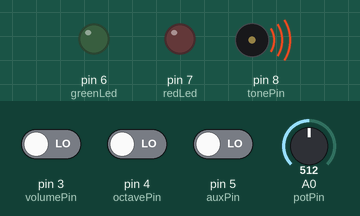
A sketch run on a simulated Arduino Uno, built with avr-gcc and run on an emulated ATmega328P. Shown: output pins drawn as LEDs (lit = HIGH), buzzer (waves = sounding). The inputs (shaded band) are chosen by the test bench; at power-on: A0 (potPin) = 512, pin 3 (volumePin) LOW, pin 4 (octavePin) LOW, pin 5 (auxPin) LOW.

Above: at 1.2 s.
1.3 s: A0 (potPin) set to 791
2.8 s: A0 (potPin) set to 807
At 3.9 s:
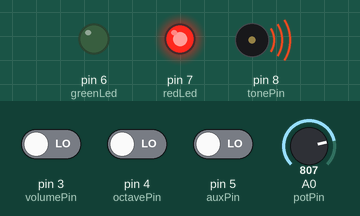
4.3 s: pin 3 (volumePin) driven HIGH
At 5.6 s:
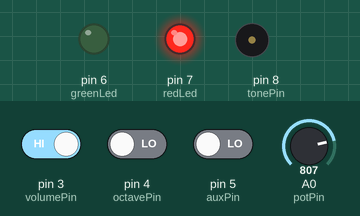
Timing chart, 0 to 7.3 s (numbered marks = the images above; inputs shaded):
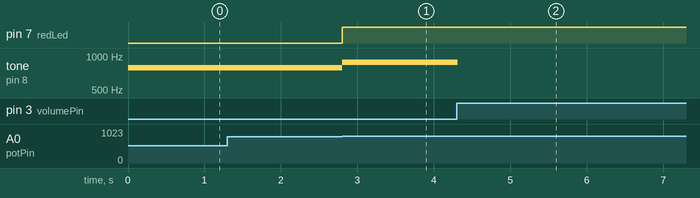

The sketch:

sketch.ino
```cpp
#include <cmath>

const int tonePin    = 8,    // Output pin, piezo
          potPin     = A0,   // Input pin, potentiometer
          volumePin  = 3,    // Input pin, switch
          octavePin  = 4,    // Input pin, switch
          auxPin     = 5,    // Input pin, switch
          greenLed   = 6,    // Green LED
          redLed     = 7,    // Red LED
          inputMin   = 0,    // Input minimum for potentiometer
          inputMax   = 1023, // Input maximum for potentiometer
          toneLength = 20,   // The length of the tone
          rootFreq   = 440,  // Root frequency (A2)
          octaves    = 1,    // Number of octaves to allow. Only 1 for now.
          octaveMult = 2;    // Number of octaves to jump
                             // when octave switch is held.
                             // Positive number go up,
                             // negative numbers go down.

// This is the twelfth root of 2, which is the number
// we need to multiply by to get the frequencies.
// The formula is: rootFreq * (halfStepMultiplier^n)
// where n is the number of half-steps from the root pitch.
const float halfStepMultiplier = 1.059463094359;

// Scales
// Each array contains the notes of a scale,
// as number of half-steps from the root of the scale.
// Leave off the octave - we'll handle that in the loops.
const int majorSize          = 7,
          harmonicMinorSize  = 7,
          naturalMinorSize   = 7,
          pentatonicSize     = 5,
          bluesSize          = 6;

const int majorSteps[majorSize]                  = { 0, 2, 4, 5, 7, 9, 11 },
          harmonicMinorSteps[harmonicMinorSize]  = { 0, 2, 3, 5, 7, 8, 11 },
          naturalMinorSteps[naturalMinorSize]    = { 0, 2, 3, 5, 7, 8, 10 },
          pentatonicSteps[pentatonicSize]        = { 0, 2, 4, 7, 9 },
          bluesSteps[bluesSize]                  = { 0, 3, 5, 6, 7, 10 };

int majorFrequencies[majorSize]                  = { },
    harmonicMinorFrequencies[harmonicMinorSize]  = { },
    naturalMinorFrequencies[naturalMinorSize]    = { },
    pentatonicFrequencies[pentatonicSize]        = { },
    bluesFrequencies[bluesSize]                  = { };

int potValue,
    pitch,
    pos,
    highFreq;

boolean toneIsOn = true,
        volumeSwitchWasPressed = false;


///////////////////////////////////////////////////////////


// To change to another scale, change:
// * majorSize
// * majorSteps (in setup)
// * majorFrequencies (in setup)

const int scaleSize = bluesSize; // HERE
int scaleSteps[scaleSize];
int scaleFrequencies[scaleSize];

void setup() {
  memcpy(
    scaleSteps,
    bluesSteps, // HERE
    sizeof(bluesSteps) // HERE
  );

  memcpy(
    scaleFrequencies,
    bluesFrequencies, // HERE
    sizeof(bluesFrequencies) // HERE
  ); // HERE

  for (int octave = 0; octave < octaves; octave++) {
    for (
      int noteLoopIndex = 0;
      noteLoopIndex < scaleSize;
      noteLoopIndex++
    ) {
      pos = scaleSteps[noteLoopIndex];

      if (octave > 0) {
        pos += 12*octave;
      }

      scaleFrequencies[noteLoopIndex] = getFrequency(pos);
    }

    // If this loop is going over the last octave,
    // then we should add the final octave note to
    // the array of frequencies, to get a full
    // octave range.
    if (octave == octaves - 1) {
      highFreq = getFrequency(scaleSteps[0] + 12*octaves);
    }
  }

  pinMode(volumePin, INPUT);
  pinMode(octavePin, INPUT);
  pinMode(auxPin, INPUT);
  pinMode(greenLed, OUTPUT);
  pinMode(redLed, OUTPUT);
}

///////////////////////////////////////////////////////////


void loop() {
  if (isPressed(volumePin)) {
    if (!volumeSwitchWasPressed) {
      // If the switch is currently being pressed, but we
      // haven't already registered that it was pressed,
      // then let the program know that it was pressed
      // and toggle the tone.
      volumeSwitchWasPressed = true;
      toggleTone();
    }
  } else {
    if (volumeSwitchWasPressed) {
      // If the volume switch isn't currently
      // begin pressed and we haven't already registered
      // it, set the switch status to false.
      volumeSwitchWasPressed = false;
    }
  }

  // If the tone isn't on, then we don't want to write
  // anything to the piezo. So, we can just short-circuit
  // here, since there's no point in getting the frequency
  // or checking the other switches or anything.
  if (!toneIsOn) {
    return;
  }

  potValue = analogRead(potPin);
  pitch = map(
    potValue,
    inputMin,
    inputMax,
    rootFreq,
    highFreq);

  pitch = snapFrequency(pitch);
  handleVolumeLeds(pitch);

  // Check and handle the Octave Switch
  // It just makes the tone jump up or down an octave.
  if (isPressed(octavePin)) {
    if (octaveMult < 0) {
      pitch /= -octaveMult; // This doesn't work.
    } else {
      pitch *= octaveMult;
    }
  }

  // Check and handle the Auxiliary Switch
  // What does it do? Nobody knows!
  if (isPressed(auxPin)) {
    pitch += 2;
  }

  tone(tonePin, pitch, toneLength);
  delay(10);
}


///////////////////////////////////////////////////////////

// Get the frequency for the given step from the defined root frequency.
int getFrequency(int steps) {
  return rootFreq * pow(halfStepMultiplier, steps);
}


///////////////////////////////////////////////////////////

int snapFrequency(int pitch) {
  int thisFrequency,
      nextFrequency;

  int newPitch = pitch;

  for (int i = 0; i < scaleSize; i++) {
    thisFrequency = scaleFrequencies[i];

    // If pitch is exactly this frequency, then we can just
    // return it. No need to snap in this case.
    if (pitch == thisFrequency) {
      newPitch = thisFrequency;
      break;
    }

    // If we're on the last frequency, then the "next" frequency
    // should just be our highest one (ie, the octave).
    if(thisFrequency == scaleFrequencies[scaleSize - 1]) {
      nextFrequency = highFreq;
    } else {
      nextFrequency = scaleFrequencies[i+1];
    }

    // If the pitch is not between this frequency and the
    // next one, then go on to the next set.
    // We don't have to check >= here because we already
    // caught the == case above.
    if (!(pitch > thisFrequency && pitch < nextFrequency)) {
      continue;
    }

    // Check if the pitch is above the half-way point between
    // the two frequencies. If it's above, then snap to the next
    // frequency. If it's below, then snap to the lower one.
    if (pitch > (nextFrequency - thisFrequency) / 2) {
      newPitch = nextFrequency;
    } else {
      newPitch = thisFrequency;
    }
  }

  return newPitch;
}


///////////////////////////////////////////////////////////

// Check if a switch is being held down.
boolean isPressed(int pin) {
  return digitalRead(pin) == HIGH;
}


///////////////////////////////////////////////////////////

// Toggle the tone on/off, based on the current status of the tone.
void toggleTone() {
  if (toneIsOn) {
    deactivateTone();
  } else {
    activateTone();
  }
}


///////////////////////////////////////////////////////////

// Handle the LED indicators.
void handleVolumeLeds(int pitch) {
  if (pitch <= rootFreq) {
    turnOff(redLed);
    turnOn(greenLed);
  } else if (pitch >= highFreq) {
    turnOff(greenLed);
    turnOn(redLed);
  } else {
    turnOff(redLed);
    turnOff(greenLed);
  }
}


///////////////////////////////////////////////////////////

// Turn On the tone.
void activateTone() {
  digitalWrite(tonePin, HIGH);
  toneIsOn = true;
}


///////////////////////////////////////////////////////////

// Turn Off the tone.
void deactivateTone() {
  digitalWrite(tonePin, LOW);
  toneIsOn = false;
}


///////////////////////////////////////////////////////////

// Turn On the given pin.
void turnOn(int pin) {
  digitalWrite(pin, HIGH);
}


///////////////////////////////////////////////////////////

// Turn Off the given pin.
void turnOff(int pin) {
  digitalWrite(pin, LOW);
}
```

Measured:
- the behaviour switches between 799 and 800 on A0 (potPin) (found by bisection; images 0 and 1)
- after the input at 1.3 s, every drawn part: stays the same
- after the input at 2.8 s, pin 7 (redLed): LOW → HIGH at once; tone on pin 8 (tonePin): 783 Hz → 880 Hz at once
- after the input at 4.3 s, tone on pin 8 (tonePin): 880 Hz → silent at once
